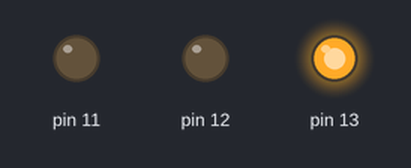
Bench run of a sketch on a simulated Arduino Uno, built with avr-gcc and run on an emulated ATmega328P. Parts: output pins drawn as LEDs (lit = HIGH).

Above: at 0.5 s.
At 2.5 s:
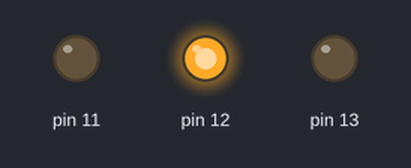
At 4.5 s:
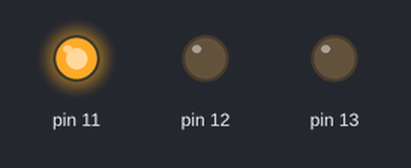
At 5.5 s:
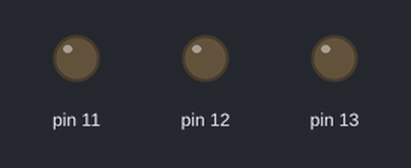
Timing chart, 0 to 7.8 s (numbered marks = the images above):
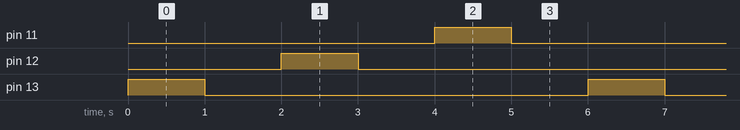

Measured:
- by itself, pin 11–13: alternates HIGH for 1.0 s and LOW for 5.0 s
- by itself, everything shown: repeats every 6.0 s, in 6 steps

The sketch:

3_led.ino
```cpp
void setup() {
   pinMode(13 ,OUTPUT);
   pinMode(12 ,OUTPUT);
   pinMode(11 ,OUTPUT);
  // put your setup code here, to run once:

}

void loop() {
  // put your main code here, to run repeatedly:
   digitalWrite(13, HIGH);
  delay(1000);
  digitalWrite(13, LOW);
  delay(1000);
  {digitalWrite(12, HIGH);
  delay(1000);
  digitalWrite(12, LOW);
  delay(1000);}
  {digitalWrite(11, HIGH);
  delay(1000);
  digitalWrite(11, LOW);
  delay(1000);}
}
```
